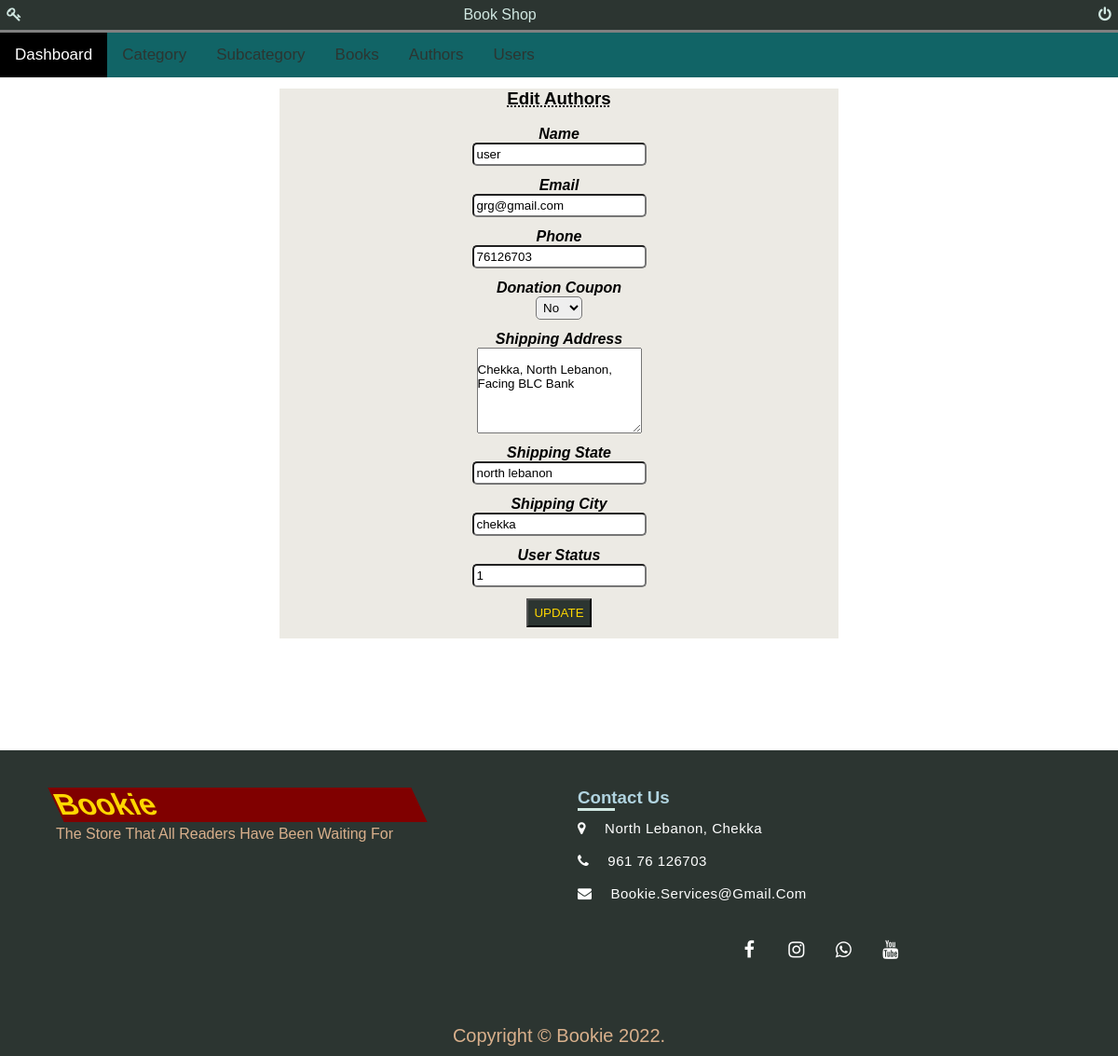
Page /admin/editUsers.php?id=1 (signed in) on the committed database.
### tables this page shows
CREATE TABLE `users` (
  `id` int(11) NOT NULL,
  `name` varchar(255) NOT NULL,
  `email` varchar(255) NOT NULL,
  `phone` varchar(255) NOT NULL,
  `password` varchar(255) NOT NULL,
  `shippingAddress` longtext NOT NULL,
  `shippingState` varchar(255) NOT NULL,
  `shippingCity` varchar(255) NOT NULL,
  `shippingPinCode` int(11) NOT NULL,
  `donationCoupon` varchar(255) NOT NULL,
  `code` mediumint(9) NOT NULL,
  `status` text NOT NULL,
  `userStatus` int(11) NOT NULL,
  `registrationDate` timestamp NOT NULL DEFAULT current_timestamp(),
  `updateDate` varchar(255) NOT NULL
);

### admin/editUsers.php (the view, shortened to what this page needs)
<?php
include('db/connection.php');
if(strlen($_SESSION['email'])==0)
  {
header('location:index.php');
}
else{
  $id = $_GET['id'] ;
?>
<html lang="en">
<head>
  <link href="https://cdn.datatables.net/1.11.3/css/jquery.dataTables.min.css" rel="stylesheet">
      <link rel="stylesheet" href="https://cdnjs.cloudflare.com/ajax/libs/font-awesome/4.7.0/css/font-awesome.min.css">
      <link href="css/admin.css" rel="stylesheet">
</head>
<body>
  <?php include('includes/topnavigation.php');?>
<center>
  <div class="container">
  <div class="titlewrapper">
    <h3 class="title">edit authors</h3>
  </div>
<div class="wrapper">
<div class="wrapper">
<br />
      <form class="admin_form" name="insertAuthor" method="post" enctype="multipart/form-data">
<?php
$query=mysqli_query($con,"SELECT * FROM users WHERE id='$id'");
while($row=mysqli_fetch_array($query))
{
?>
                  <div class="adminform_div">
                    <label class="adminform_label" for="basicinput">name</label><br>
                    <input type="text"  name="name"  placeholder="Enter user Name" value="<?php echo htmlentities($row['name']);?>" class="adminform_input" >
                  </div>
                  <div class="adminform_div">
                    <label class="adminform_label" for="basicinput">email</label><br>
                    <input type="text"    name="email"  placeholder="Enter email"	value="<?php echo htmlentities($row['email']);?>" class="adminform_input" required>
                  </div>
                  <div class="adminform_div">
                    <label class="adminform_label" for="basicinput">phone</label><br>
                    <input type="text" name="phone"  placeholder="Enter phone"	 value="<?php echo htmlentities($row['phone']);?>" class="adminform_input" required>
                  </div>
                  <div class="adminform_div">
                    <label class="adminform_label" for="basicinput">donation Coupon</label><br>
                    <select   name="donationCoupon"  id="donationCoupon" class="adminform_select" required>
										<option value="<?php echo htmlentities($row['donationCoupon']);?>"><?php echo htmlentities($row['donationCoupon']);?></option>
                    </select>
                  </div>
                  <div class="adminform_div">
                    <label class="adminform_label" for="basicinput">shipping Address</label><br>
                    <textarea  name="shippingAddress"  placeholder="Enter shipping Address" rows="6" class="adminform_textarea">
											<?php echo htmlentities($row['shippingAddress']);?>
										</textarea>
                  </div>
                  <div class="adminform_div">
                    <label class="adminform_label" for="basicinput">shipping state </label><br>
                    <input type="text" name="shippingState"  placeholder="Enter shipping State"	 value="<?php echo htmlentities($row['shippingState']);?>" class="adminform_input" required>
                  </div>
                  <div class="adminform_div">
                    <label class="adminform_label" for="basicinput">shipping city</label><br>
                    <input type="text" name="shippingCity"  placeholder="Enter shipping city"	 value="<?php echo htmlentities($row['shippingCity']);?>" class="adminform_input" required>
                  </div>
                  <div class="adminform_div">
                    <label class="adminform_label" for="basicinput">user Status</label><br>
                    <input type="text" name="userStatus"  placeholder="Enter user status" value="<?php echo htmlentities($row['userStatus']);?>" class="adminform_input" >
                  </div>
                    <?php } ?>
                      <div class="adminform_div">
                        <button type="submit" name="submit" class="adminform_btn">Update</button>
                      </div>
                  </form>
              </div>
            </div>
</center>
<?php include('includes/footer.inc.php');?>
</body>
<?php } ?>

### admin/css/admin.css (style rules this page uses)
.container { background-color: #ECEAE4; width: 50%; }
.titlewrapper .title { text-transform: capitalize; font-family: sans-serif; transition: 1s; text-decoration: underline; text-decoration-style: dotted; font-weight: 900; margin-top: 2%; }
.adminform_label { color: black; font-weight: bold; font-style: oblique; margin-bottom: 2%; text-transform: capitalize; }
.adminform_input, .adminform_select { border-radius: 5px; padding: 0.5%; margin-bottom: 2%; }
.adminform_textarea { text-transform: capitalize; margin-bottom: 2%; }
.adminform_btn, .submitBtn, .check-reset-otp { color: gold; background-color: #2C3531; padding: 1%; text-transform: uppercase; margin-bottom: 2%; }

### admin/includes/topnavigation.php (style rules this page uses)
* { margin: 0; padding: 0; box-sizing: border-box; font-family: sans-serif; }

### admin/includes/footer.inc.php (style rules this page uses)
.body_footer { position: relative; padding-bottom: 448px; min-height: 100vh; }

### rows in the picture
users: name "user", email "grg@gmail.com", phone "76126703", donationCoupon "No", shippingAddress "chekka, north lebanon, facing BLC Bank", shippingState "north lebanon", shippingCity "chekka", userStatus "1"
